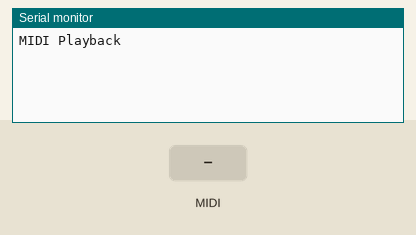
Bench run of a sketch on a simulated Arduino Mega 2560, built with avr-gcc and run on an emulated ATmega2560. On the bench: the last lines printed to the serial monitor. Inputs (shaded band) come from the test bench. MIDI output is not drawn.

Above: at 1.2 s.
1.3 s: MIDI note 36 received
At 2.4 s:
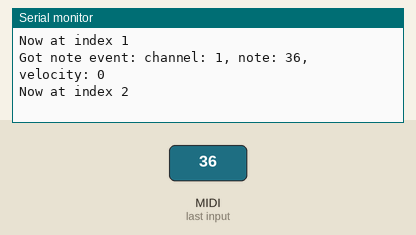
2.8 s: MIDI note 48 received
At 2.81 s:
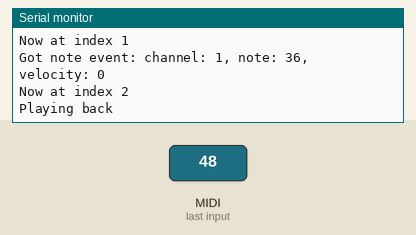

Measured:
- after the input at 1.3 s, the serial monitor: prints a new line at once (image 1)

The sketch:

MIDI_Playback.ino
```cpp
/**
 * MIDI Playback
 * Lukas Severinghaus
 * September 9, 2021
 *
 * Listens for MIDI events then plays them back after 1000 are recorded or the instrument has been quiet for 1 second.
 */
#include <MIDI.h>

MIDI_CREATE_INSTANCE(HardwareSerial, Serial1, MIDI);

typedef struct{
  int time;
  int note;
  int velocity;
  int channel;
} MIDI_Event;

MIDI_Event events[1001];
int current_index = 0;
long start_time = 0;
bool reading = true;
void setup() {
  MIDI.begin(MIDI_CHANNEL_OMNI);
  Serial.begin(115200);
  Serial.println("MIDI Playback");
}
bool start_reading = true;
long last_touch_time = 0;
void loop() {
  if(MIDI.read() && reading){
    byte type = MIDI.getType(); //Get the type of the message
    if(type == midi::NoteOn || type == midi::NoteOff){
      start_reading = false;
      last_touch_time = millis();
      int note = MIDI.getData1();
      int velocity = MIDI.getData2();
      int channel = MIDI.getChannel();
      Serial.println(String("Got note event: channel: ") + channel + ", note: " + note + ", velocity: " + velocity);
      MIDI_Event new_event;

      if(current_index == 0){
        start_time = millis();
        new_event.time = 0;
      }else{
        new_event.time = millis() - start_time;
      }

      new_event.note = note;
      new_event.velocity = velocity;
      new_event.channel = channel;


      events[current_index] = new_event;


      current_index +=1;

      Serial.println(String("Now at index ") + current_index);
    }
  }
  if((millis() - last_touch_time > 1000 || current_index == 1000) && start_reading == false){
    Serial.println("Playing back");
    long playback_start_time = millis();
    long last_note_time = 0;
    for(int i = 0; i < current_index; i++){
      if(i != 0){
      last_note_time = events[i].time - events[i-1].time;
      }
      delay(last_note_time);
      MIDI.sendNoteOn(events[i].note, events[i].velocity, events[i].channel);
    }
    current_index = 0;
    start_reading = true;
    Serial.println("Ready to record again");
  }
}
```
